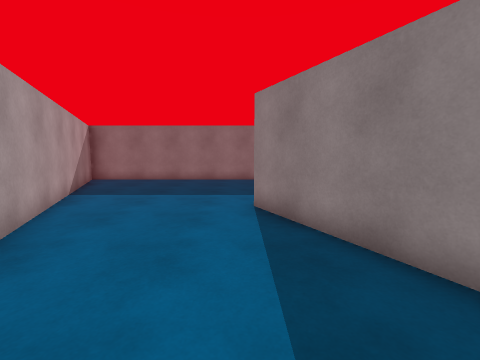
view 1 (above)

14 first-person views from a walk through a 3-D level made in the Unity game engine. The camera is 1.4 m above the floor, tilts 6° down and sees 90° across. The floor is counted in squares, 1 m on a side. Each view is taken from the middle of a square. On the plan, view 1 faces up. The plan holds only what a view shows up to about 13 squares ahead; the rest is blank. The player character is not drawn.

view 2
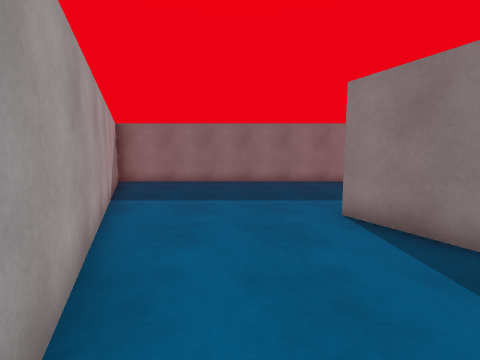

view 3
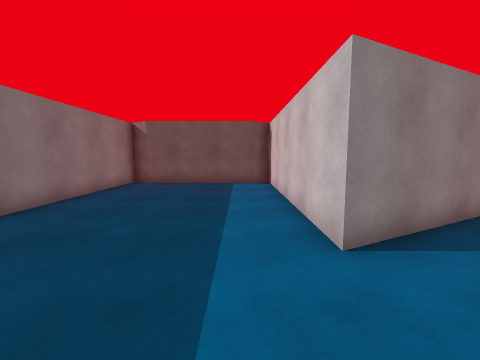

view 4
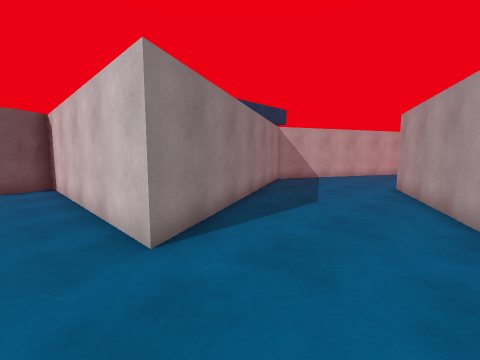

view 5
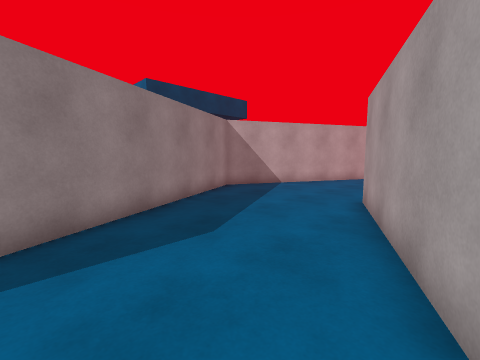

view 6
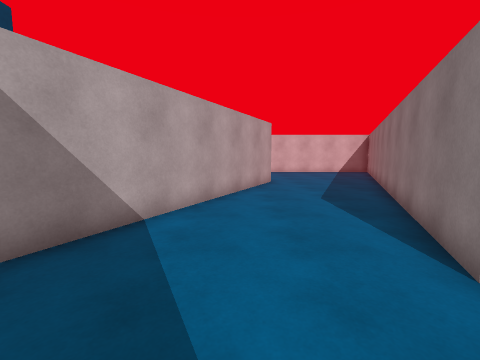

view 7
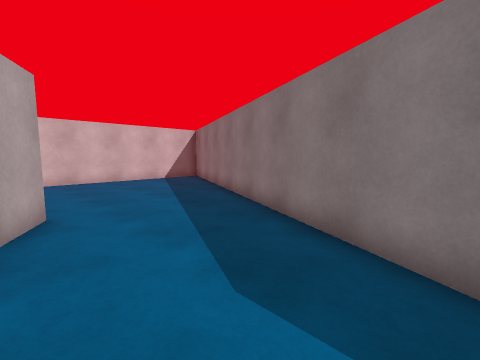

view 8
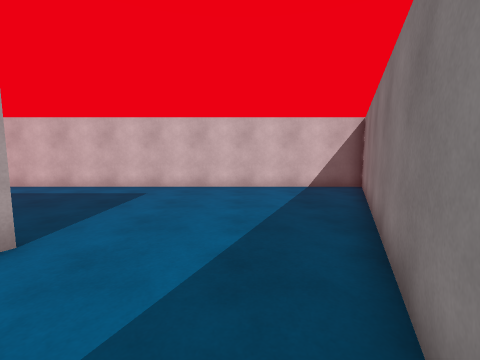

view 9
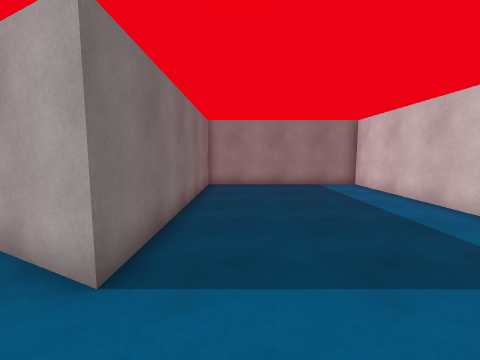

view 10
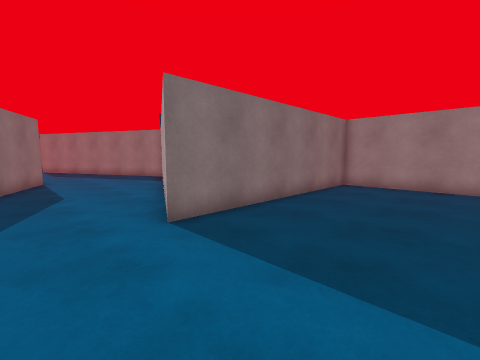

view 11
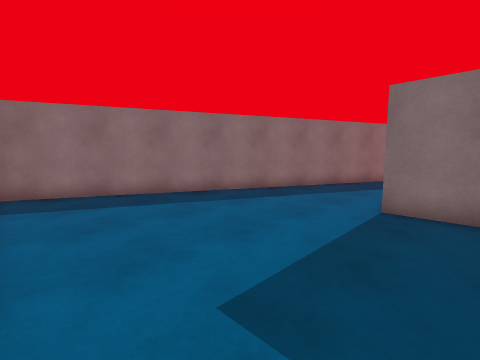

view 12
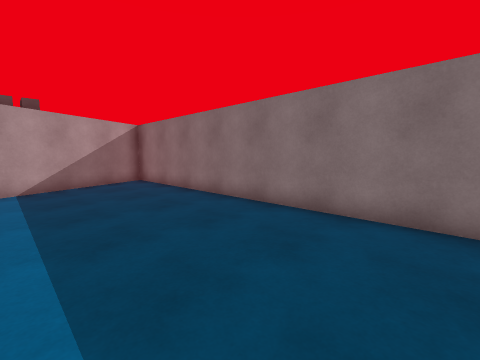

view 13
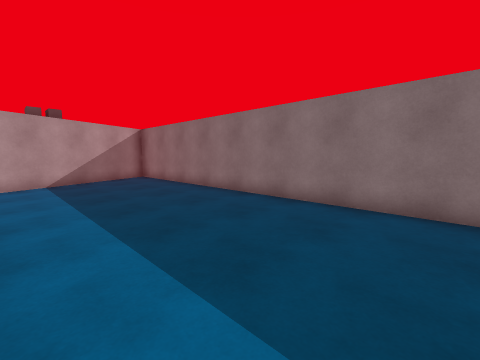

view 14
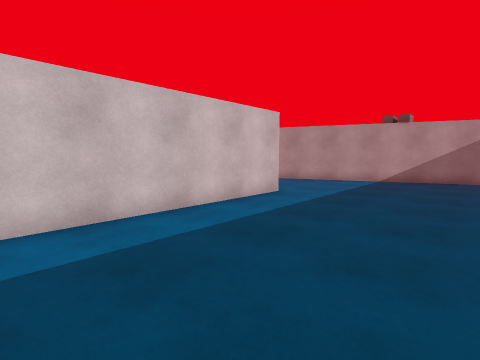

### Floor plan
Points are (right, up) in squares from view 1. A wall is a line through its corners. A room is listed if a view was taken in it or the views show most of it. See-through windows are left out.
Room 1 (views 1, 2, 3, 4, 5, 6, 7, 8, 9, 10, 11, 12, 13, 14)
walls: (9.2, 6.9) (8.8, 7.4) (8.8, 12.6) (9.3, 13.5); (9.4, 13.5) (-8.4, 13.5) (-0.6, -3.5) (-8.4, -20.5) (9.4, -20.5) (9.4, -13.5) (0.4, -13.5) (5.4, -3.5) (0.4, 6.5) (9.4, 6.5) (8.8, 7.6)

Where each view was taken, in squares from view 1:
view 1: 0 up, 0 right, facing up
view 2: 1 up, 2 left, facing up
view 3: 8 up, 3 left, facing right
view 4: 8 up, 3 left, facing down-right
view 5: 4 up, 3 left, facing down-right
view 6: 1 down, 2 right, facing down
view 7: 7 down, 1 right, facing down-left
view 8: 10 down, 3 left, facing down
view 9: 15 down, 2 left, facing right
view 10: 18 down, 2 left, facing up-right
view 11: 20 down, 2 right, facing up-left
view 12: 8 up, 5 right, facing up-left
view 13: 7 up, 7 right, facing up-left
view 14: 12 up, 8 right, facing down-left
